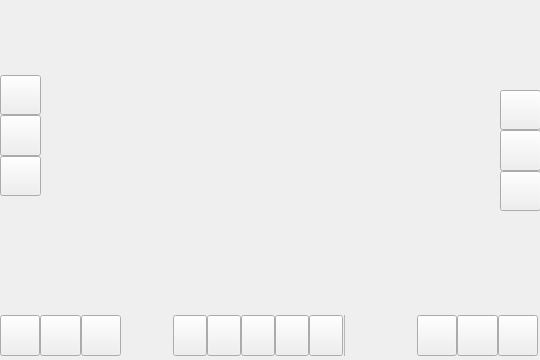
<?xml version="1.0" encoding="UTF-8"?>
<ui version="4.0">
 <class>pptHelperClass</class>
 <widget class="QMainWindow" name="pptHelperClass">
  <property name="windowModality">
   <enum>Qt::WindowModality::NonModal</enum>
  </property>
  <property name="enabled">
   <bool>true</bool>
  </property>
  <property name="geometry">
   <rect>
    <x>0</x>
    <y>0</y>
    <width>540</width>
    <height>360</height>
   </rect>
  </property>
  <property name="sizePolicy">
   <sizepolicy hsizetype="Expanding" vsizetype="Preferred">
    <horstretch>0</horstretch>
    <verstretch>0</verstretch>
   </sizepolicy>
  </property>
  <property name="mouseTracking">
   <bool>true</bool>
  </property>
  <property name="windowTitle">
   <string>pptHelper</string>
  </property>
  <property name="windowIcon">
   <iconset resource="pptHelper.qrc">
    <normaloff>:/pptHelper/pptHelper.ico</normaloff>:/pptHelper/pptHelper.ico</iconset>
  </property>
  <property name="styleSheet">
   <string notr="true">QMainWindow &gt; #toolBarBottom{
alignment: center;
}</string>
  </property>
  <property name="tabShape">
   <enum>QTabWidget::TabShape::Rounded</enum>
  </property>
  <widget class="QWidget" name="CentralWidget">
   <widget class="QWidget" name="TurnPageToolBarLeft" native="true">
    <property name="geometry">
     <rect>
      <x>0</x>
      <y>75</y>
      <width>41</width>
      <height>121</height>
     </rect>
    </property>
    <property name="styleSheet">
     <string notr="true">.QWidget{



}
QWidget &gt; QPushButton{
border: 1px solid grey;
background-color: rgba(244, 255, 220, 100);
border-radius: 7px;
}

QWidget &gt; QPushButton:focus{
outline : none;
}</string>
    </property>
    <layout class="QVBoxLayout" name="verticalLayout_2">
     <property name="spacing">
      <number>0</number>
     </property>
     <property name="leftMargin">
      <number>0</number>
     </property>
     <property name="topMargin">
      <number>0</number>
     </property>
     <property name="rightMargin">
      <number>0</number>
     </property>
     <property name="bottomMargin">
      <number>0</number>
     </property>
     <item>
      <widget class="QPushButton" name="PreviousOne_1">
       <property name="sizePolicy">
        <sizepolicy hsizetype="Expanding" vsizetype="Expanding">
         <horstretch>0</horstretch>
         <verstretch>0</verstretch>
        </sizepolicy>
       </property>
       <property name="text">
        <string/>
       </property>
       <property name="icon">
        <iconset resource="pptHelper.qrc">
         <normaloff>:/svg/svgs/arrow-up-outline.svg</normaloff>:/svg/svgs/arrow-up-outline.svg</iconset>
       </property>
       <property name="iconSize">
        <size>
         <width>24</width>
         <height>24</height>
        </size>
       </property>
      </widget>
     </item>
     <item>
      <widget class="QPushButton" name="SelectPage_1">
       <property name="sizePolicy">
        <sizepolicy hsizetype="Expanding" vsizetype="Expanding">
         <horstretch>0</horstretch>
         <verstretch>0</verstretch>
        </sizepolicy>
       </property>
       <property name="text">
        <string/>
       </property>
       <property name="icon">
        <iconset resource="pptHelper.qrc">
         <normaloff>:/svg/svgs/square-outline.svg</normaloff>:/svg/svgs/square-outline.svg</iconset>
       </property>
       <property name="iconSize">
        <size>
         <width>24</width>
         <height>24</height>
        </size>
       </property>
      </widget>
     </item>
     <item>
      <widget class="QPushButton" name="NextOne_1">
       <property name="sizePolicy">
        <sizepolicy hsizetype="Expanding" vsizetype="Expanding">
         <horstretch>0</horstretch>
         <verstretch>0</verstretch>
        </sizepolicy>
       </property>
       <property name="icon">
        <iconset resource="pptHelper.qrc">
         <normaloff>:/svg/svgs/arrow-down-outline.svg</normaloff>:/svg/svgs/arrow-down-outline.svg</iconset>
       </property>
       <property name="iconSize">
        <size>
         <width>24</width>
         <height>24</height>
        </size>
       </property>
      </widget>
     </item>
    </layout>
   </widget>
   <widget class="QWidget" name="TurnPageToolBarRight" native="true">
    <property name="geometry">
     <rect>
      <x>500</x>
      <y>90</y>
      <width>41</width>
      <height>121</height>
     </rect>
    </property>
    <property name="styleSheet">
     <string notr="true">.QWidget{



}
QWidget &gt; QPushButton{
border: 1px solid grey;
background-color: rgba(244, 255, 220, 100);
border-radius: 7px;
}
QWidget &gt; QPushButton:focus{
outline : none;
}</string>
    </property>
    <layout class="QVBoxLayout" name="verticalLayout">
     <property name="spacing">
      <number>0</number>
     </property>
     <property name="leftMargin">
      <number>0</number>
     </property>
     <property name="topMargin">
      <number>0</number>
     </property>
     <property name="rightMargin">
      <number>0</number>
     </property>
     <property name="bottomMargin">
      <number>0</number>
     </property>
     <item>
      <widget class="QPushButton" name="PreviousOne_2">
       <property name="sizePolicy">
        <sizepolicy hsizetype="Expanding" vsizetype="Expanding">
         <horstretch>0</horstretch>
         <verstretch>0</verstretch>
        </sizepolicy>
       </property>
       <property name="text">
        <string/>
       </property>
       <property name="icon">
        <iconset resource="pptHelper.qrc">
         <normaloff>:/svg/svgs/arrow-up-outline.svg</normaloff>:/svg/svgs/arrow-up-outline.svg</iconset>
       </property>
       <property name="iconSize">
        <size>
         <width>24</width>
         <height>24</height>
        </size>
       </property>
       <property name="checkable">
        <bool>false</bool>
       </property>
       <property name="flat">
        <bool>false</bool>
       </property>
      </widget>
     </item>
     <item>
      <widget class="QPushButton" name="SelectPage_2">
       <property name="sizePolicy">
        <sizepolicy hsizetype="Expanding" vsizetype="Expanding">
         <horstretch>0</horstretch>
         <verstretch>0</verstretch>
        </sizepolicy>
       </property>
       <property name="text">
        <string/>
       </property>
       <property name="icon">
        <iconset resource="pptHelper.qrc">
         <normaloff>:/svg/svgs/square-outline.svg</normaloff>:/svg/svgs/square-outline.svg</iconset>
       </property>
       <property name="iconSize">
        <size>
         <width>24</width>
         <height>24</height>
        </size>
       </property>
       <property name="checkable">
        <bool>false</bool>
       </property>
       <property name="flat">
        <bool>false</bool>
       </property>
      </widget>
     </item>
     <item>
      <widget class="QPushButton" name="NextOne_2">
       <property name="sizePolicy">
        <sizepolicy hsizetype="Expanding" vsizetype="Expanding">
         <horstretch>0</horstretch>
         <verstretch>0</verstretch>
        </sizepolicy>
       </property>
       <property name="icon">
        <iconset resource="pptHelper.qrc">
         <normaloff>:/svg/svgs/arrow-down-outline.svg</normaloff>:/svg/svgs/arrow-down-outline.svg</iconset>
       </property>
       <property name="iconSize">
        <size>
         <width>24</width>
         <height>24</height>
        </size>
       </property>
      </widget>
     </item>
    </layout>
   </widget>
   <widget class="QWidget" name="TurnPageToolBarLeftBottom" native="true">
    <property name="geometry">
     <rect>
      <x>0</x>
      <y>315</y>
      <width>121</width>
      <height>41</height>
     </rect>
    </property>
    <property name="styleSheet">
     <string notr="true">.QWidget{



}
QWidget &gt; QPushButton{
border: 1px solid grey;
background-color: rgba(244, 255, 220, 100);
border-radius: 7px;
}
QWidget &gt; QPushButton:focus{
outline : none;
}</string>
    </property>
    <layout class="QHBoxLayout" name="horizontalLayout_5">
     <property name="spacing">
      <number>0</number>
     </property>
     <property name="leftMargin">
      <number>0</number>
     </property>
     <property name="topMargin">
      <number>0</number>
     </property>
     <property name="rightMargin">
      <number>0</number>
     </property>
     <property name="bottomMargin">
      <number>0</number>
     </property>
     <item>
      <widget class="QPushButton" name="PreviousOne_3">
       <property name="sizePolicy">
        <sizepolicy hsizetype="Expanding" vsizetype="Expanding">
         <horstretch>0</horstretch>
         <verstretch>0</verstretch>
        </sizepolicy>
       </property>
       <property name="text">
        <string/>
       </property>
       <property name="icon">
        <iconset resource="pptHelper.qrc">
         <normaloff>:/svg/svgs/arrow-left-outline.svg</normaloff>:/svg/svgs/arrow-left-outline.svg</iconset>
       </property>
       <property name="iconSize">
        <size>
         <width>24</width>
         <height>24</height>
        </size>
       </property>
      </widget>
     </item>
     <item>
      <widget class="QPushButton" name="SelectPage_3">
       <property name="sizePolicy">
        <sizepolicy hsizetype="Expanding" vsizetype="Expanding">
         <horstretch>0</horstretch>
         <verstretch>0</verstretch>
        </sizepolicy>
       </property>
       <property name="text">
        <string/>
       </property>
       <property name="icon">
        <iconset resource="pptHelper.qrc">
         <normaloff>:/svg/svgs/square-outline.svg</normaloff>:/svg/svgs/square-outline.svg</iconset>
       </property>
       <property name="iconSize">
        <size>
         <width>24</width>
         <height>24</height>
        </size>
       </property>
      </widget>
     </item>
     <item>
      <widget class="QPushButton" name="NextOne_3">
       <property name="sizePolicy">
        <sizepolicy hsizetype="Expanding" vsizetype="Expanding">
         <horstretch>0</horstretch>
         <verstretch>0</verstretch>
        </sizepolicy>
       </property>
       <property name="icon">
        <iconset resource="pptHelper.qrc">
         <normaloff>:/svg/svgs/arrow-right-outline.svg</normaloff>:/svg/svgs/arrow-right-outline.svg</iconset>
       </property>
       <property name="iconSize">
        <size>
         <width>24</width>
         <height>24</height>
        </size>
       </property>
      </widget>
     </item>
    </layout>
   </widget>
   <widget class="toolBar" name="ToolBarBottom" native="true">
    <property name="geometry">
     <rect>
      <x>170</x>
      <y>315</y>
      <width>186</width>
      <height>41</height>
     </rect>
    </property>
    <property name="sizePolicy">
     <sizepolicy hsizetype="Preferred" vsizetype="Preferred">
      <horstretch>0</horstretch>
      <verstretch>0</verstretch>
     </sizepolicy>
    </property>
    <property name="mouseTracking">
     <bool>true</bool>
    </property>
    <property name="autoFillBackground">
     <bool>false</bool>
    </property>
    <property name="styleSheet">
     <string notr="true">.QWidget{
border: 1px solid grey;
border-radius: 7px;
background-color: rgba(244, 255, 220, 100);
}

QWidget &gt; QPushButton{
background-color:transparent;
border:none
}
QWidget &gt; QPushButton:focus{
outline : none;
}
QWidget &gt; QPushButton:pressed{
border:2px solid red;
border-radius: 7px;
background-color: rgba(226, 140, 255, 150)
}
</string>
    </property>
    <layout class="QHBoxLayout" name="horizontalLayout_3" stretch="2,2,2,2,2,0,1">
     <property name="spacing">
      <number>0</number>
     </property>
     <property name="sizeConstraint">
      <enum>QLayout::SizeConstraint::SetDefaultConstraint</enum>
     </property>
     <property name="leftMargin">
      <number>3</number>
     </property>
     <property name="topMargin">
      <number>0</number>
     </property>
     <property name="rightMargin">
      <number>3</number>
     </property>
     <property name="bottomMargin">
      <number>0</number>
     </property>
     <item>
      <widget class="QPushButton" name="pointer">
       <property name="sizePolicy">
        <sizepolicy hsizetype="Expanding" vsizetype="Expanding">
         <horstretch>0</horstretch>
         <verstretch>0</verstretch>
        </sizepolicy>
       </property>
       <property name="mouseTracking">
        <bool>false</bool>
       </property>
       <property name="icon">
        <iconset resource="pptHelper.qrc">
         <normaloff>:/svg/svgs/basil--cursor-outline.svg</normaloff>:/svg/svgs/basil--cursor-outline.svg</iconset>
       </property>
       <property name="iconSize">
        <size>
         <width>24</width>
         <height>24</height>
        </size>
       </property>
      </widget>
     </item>
     <item>
      <widget class="DoubleClickButton" name="pen">
       <property name="sizePolicy">
        <sizepolicy hsizetype="Expanding" vsizetype="Expanding">
         <horstretch>0</horstretch>
         <verstretch>0</verstretch>
        </sizepolicy>
       </property>
       <property name="mouseTracking">
        <bool>false</bool>
       </property>
       <property name="styleSheet">
        <string notr="true"/>
       </property>
       <property name="text">
        <string/>
       </property>
       <property name="icon">
        <iconset resource="pptHelper.qrc">
         <normaloff>:/svg/svgs/填充画笔.svg</normaloff>:/svg/svgs/填充画笔.svg</iconset>
       </property>
       <property name="iconSize">
        <size>
         <width>24</width>
         <height>24</height>
        </size>
       </property>
      </widget>
     </item>
     <item>
      <widget class="QPushButton" name="eraser">
       <property name="sizePolicy">
        <sizepolicy hsizetype="Expanding" vsizetype="Expanding">
         <horstretch>0</horstretch>
         <verstretch>0</verstretch>
        </sizepolicy>
       </property>
       <property name="mouseTracking">
        <bool>false</bool>
       </property>
       <property name="icon">
        <iconset resource="pptHelper.qrc">
         <normaloff>:/svg/svgs/solar--eraser-bold-duotone.svg</normaloff>:/svg/svgs/solar--eraser-bold-duotone.svg</iconset>
       </property>
       <property name="iconSize">
        <size>
         <width>24</width>
         <height>24</height>
        </size>
       </property>
      </widget>
     </item>
     <item>
      <widget class="QPushButton" name="bigger">
       <property name="sizePolicy">
        <sizepolicy hsizetype="Expanding" vsizetype="Expanding">
         <horstretch>0</horstretch>
         <verstretch>0</verstretch>
        </sizepolicy>
       </property>
       <property name="mouseTracking">
        <bool>false</bool>
       </property>
       <property name="icon">
        <iconset resource="pptHelper.qrc">
         <normaloff>:/svg/svgs/search.svg</normaloff>:/svg/svgs/search.svg</iconset>
       </property>
       <property name="iconSize">
        <size>
         <width>24</width>
         <height>24</height>
        </size>
       </property>
      </widget>
     </item>
     <item>
      <widget class="QPushButton" name="QuitSlideShowWindow">
       <property name="sizePolicy">
        <sizepolicy hsizetype="Expanding" vsizetype="Expanding">
         <horstretch>0</horstretch>
         <verstretch>0</verstretch>
        </sizepolicy>
       </property>
       <property name="mouseTracking">
        <bool>false</bool>
       </property>
       <property name="icon">
        <iconset resource="pptHelper.qrc">
         <normaloff>:/svg/svgs/close-outline.svg</normaloff>:/svg/svgs/close-outline.svg</iconset>
       </property>
       <property name="iconSize">
        <size>
         <width>24</width>
         <height>24</height>
        </size>
       </property>
      </widget>
     </item>
     <item>
      <widget class="Line" name="line">
       <property name="frameShadow">
        <enum>QFrame::Shadow::Raised</enum>
       </property>
       <property name="lineWidth">
        <number>0</number>
       </property>
       <property name="midLineWidth">
        <number>1</number>
       </property>
       <property name="orientation">
        <enum>Qt::Orientation::Vertical</enum>
       </property>
      </widget>
     </item>
     <item>
      <widget class="LabelButton" name="fold">
       <property name="enabled">
        <bool>true</bool>
       </property>
       <property name="sizePolicy">
        <sizepolicy hsizetype="Minimum" vsizetype="Expanding">
         <horstretch>0</horstretch>
         <verstretch>0</verstretch>
        </sizepolicy>
       </property>
       <property name="cursor">
        <cursorShape>SizeAllCursor</cursorShape>
       </property>
       <property name="mouseTracking">
        <bool>false</bool>
       </property>
       <property name="toolTip">
        <string>折叠功能区(按住可移动)</string>
       </property>
       <property name="lineWidth">
        <number>1</number>
       </property>
       <property name="midLineWidth">
        <number>0</number>
       </property>
       <property name="text">
        <string/>
       </property>
       <property name="textFormat">
        <enum>Qt::TextFormat::AutoText</enum>
       </property>
       <property name="scaledContents">
        <bool>false</bool>
       </property>
       <property name="alignment">
        <set>Qt::AlignmentFlag::AlignCenter</set>
       </property>
       <property name="wordWrap">
        <bool>false</bool>
       </property>
       <property name="indent">
        <number>-1</number>
       </property>
      </widget>
     </item>
    </layout>
   </widget>
   <widget class="QWidget" name="TurnPageToolBarRightBottom" native="true">
    <property name="geometry">
     <rect>
      <x>417</x>
      <y>315</y>
      <width>121</width>
      <height>41</height>
     </rect>
    </property>
    <property name="styleSheet">
     <string notr="true">.QWidget{



}
QWidget &gt; QPushButton{
border: 1px solid grey;
background-color: rgba(244, 255, 220, 100);
border-radius: 7px;
}
QWidget &gt; QPushButton:focus{
outline : none;
}</string>
    </property>
    <layout class="QHBoxLayout" name="horizontalLayout_4">
     <property name="spacing">
      <number>0</number>
     </property>
     <property name="leftMargin">
      <number>0</number>
     </property>
     <property name="topMargin">
      <number>0</number>
     </property>
     <property name="rightMargin">
      <number>0</number>
     </property>
     <property name="bottomMargin">
      <number>0</number>
     </property>
     <item>
      <widget class="QPushButton" name="PreviousOne_4">
       <property name="sizePolicy">
        <sizepolicy hsizetype="Expanding" vsizetype="Expanding">
         <horstretch>0</horstretch>
         <verstretch>0</verstretch>
        </sizepolicy>
       </property>
       <property name="text">
        <string/>
       </property>
       <property name="icon">
        <iconset resource="pptHelper.qrc">
         <normaloff>:/svg/svgs/arrow-left-outline.svg</normaloff>:/svg/svgs/arrow-left-outline.svg</iconset>
       </property>
       <property name="iconSize">
        <size>
         <width>24</width>
         <height>24</height>
        </size>
       </property>
      </widget>
     </item>
     <item>
      <widget class="QPushButton" name="SelectPage_4">
       <property name="sizePolicy">
        <sizepolicy hsizetype="Expanding" vsizetype="Expanding">
         <horstretch>0</horstretch>
         <verstretch>0</verstretch>
        </sizepolicy>
       </property>
       <property name="text">
        <string/>
       </property>
       <property name="icon">
        <iconset resource="pptHelper.qrc">
         <normaloff>:/svg/svgs/square-outline.svg</normaloff>:/svg/svgs/square-outline.svg</iconset>
       </property>
       <property name="iconSize">
        <size>
         <width>24</width>
         <height>24</height>
        </size>
       </property>
      </widget>
     </item>
     <item>
      <widget class="QPushButton" name="NextOne_4">
       <property name="sizePolicy">
        <sizepolicy hsizetype="Expanding" vsizetype="Expanding">
         <horstretch>0</horstretch>
         <verstretch>0</verstretch>
        </sizepolicy>
       </property>
       <property name="icon">
        <iconset resource="pptHelper.qrc">
         <normaloff>:/svg/svgs/arrow-right-outline.svg</normaloff>:/svg/svgs/arrow-right-outline.svg</iconset>
       </property>
       <property name="iconSize">
        <size>
         <width>24</width>
         <height>24</height>
        </size>
       </property>
      </widget>
     </item>
    </layout>
   </widget>
  </widget>
 </widget>
 <layoutdefault spacing="6" margin="11"/>
 <customwidgets>
  <customwidget>
   <class>DoubleClickButton</class>
   <extends>QPushButton</extends>
   <header>doubleclickbutton.h</header>
  </customwidget>
  <customwidget>
   <class>toolBar</class>
   <extends>QWidget</extends>
   <header>toolbar.h</header>
   <container>1</container>
  </customwidget>
  <customwidget>
   <class>LabelButton</class>
   <extends>QLabel</extends>
   <header>labelbutton.h</header>
   <slots>
    <signal>clicked()</signal>
   </slots>
  </customwidget>
 </customwidgets>
 <resources>
  <include location="pptHelper.qrc"/>
 </resources>
 <connections>
  <connection>
   <sender>PreviousOne_1</sender>
   <signal>clicked()</signal>
   <receiver>pptHelperClass</receiver>
   <slot>previousPage1()</slot>
   <hints>
    <hint type="sourcelabel">
     <x>16</x>
     <y>94</y>
    </hint>
    <hint type="destinationlabel">
     <x>70</x>
     <y>131</y>
    </hint>
   </hints>
  </connection>
  <connection>
   <sender>NextOne_1</sender>
   <signal>clicked()</signal>
   <receiver>pptHelperClass</receiver>
   <slot>nextPage1()</slot>
   <hints>
    <hint type="sourcelabel">
     <x>13</x>
     <y>175</y>
    </hint>
    <hint type="destinationlabel">
     <x>109</x>
     <y>176</y>
    </hint>
   </hints>
  </connection>
  <connection>
   <sender>PreviousOne_2</sender>
   <signal>clicked()</signal>
   <receiver>pptHelperClass</receiver>
   <slot>previousPage1()</slot>
   <hints>
    <hint type="sourcelabel">
     <x>531</x>
     <y>108</y>
    </hint>
    <hint type="destinationlabel">
     <x>412</x>
     <y>117</y>
    </hint>
   </hints>
  </connection>
  <connection>
   <sender>NextOne_2</sender>
   <signal>clicked()</signal>
   <receiver>pptHelperClass</receiver>
   <slot>nextPage1()</slot>
   <hints>
    <hint type="sourcelabel">
     <x>521</x>
     <y>182</y>
    </hint>
    <hint type="destinationlabel">
     <x>388</x>
     <y>176</y>
    </hint>
   </hints>
  </connection>
  <connection>
   <sender>PreviousOne_3</sender>
   <signal>clicked()</signal>
   <receiver>pptHelperClass</receiver>
   <slot>previousPage1()</slot>
   <hints>
    <hint type="sourcelabel">
     <x>22</x>
     <y>340</y>
    </hint>
    <hint type="destinationlabel">
     <x>25</x>
     <y>226</y>
    </hint>
   </hints>
  </connection>
  <connection>
   <sender>NextOne_3</sender>
   <signal>clicked()</signal>
   <receiver>pptHelperClass</receiver>
   <slot>nextPage1()</slot>
   <hints>
    <hint type="sourcelabel">
     <x>96</x>
     <y>336</y>
    </hint>
    <hint type="destinationlabel">
     <x>68</x>
     <y>273</y>
    </hint>
   </hints>
  </connection>
  <connection>
   <sender>PreviousOne_4</sender>
   <signal>clicked()</signal>
   <receiver>pptHelperClass</receiver>
   <slot>previousPage1()</slot>
   <hints>
    <hint type="sourcelabel">
     <x>432</x>
     <y>323</y>
    </hint>
    <hint type="destinationlabel">
     <x>393</x>
     <y>263</y>
    </hint>
   </hints>
  </connection>
  <connection>
   <sender>NextOne_4</sender>
   <signal>clicked()</signal>
   <receiver>pptHelperClass</receiver>
   <slot>nextPage1()</slot>
   <hints>
    <hint type="sourcelabel">
     <x>506</x>
     <y>334</y>
    </hint>
    <hint type="destinationlabel">
     <x>396</x>
     <y>215</y>
    </hint>
   </hints>
  </connection>
  <connection>
   <sender>QuitSlideShowWindow</sender>
   <signal>clicked()</signal>
   <receiver>pptHelperClass</receiver>
   <slot>quitSlideShowWindow1()</slot>
   <hints>
    <hint type="sourcelabel">
     <x>325</x>
     <y>332</y>
    </hint>
    <hint type="destinationlabel">
     <x>403</x>
     <y>298</y>
    </hint>
   </hints>
  </connection>
  <connection>
   <sender>bigger</sender>
   <signal>clicked()</signal>
   <receiver>pptHelperClass</receiver>
   <slot>setMagnifier()</slot>
   <hints>
    <hint type="sourcelabel">
     <x>295</x>
     <y>334</y>
    </hint>
    <hint type="destinationlabel">
     <x>350</x>
     <y>73</y>
    </hint>
   </hints>
  </connection>
  <connection>
   <sender>eraser</sender>
   <signal>clicked()</signal>
   <receiver>pptHelperClass</receiver>
   <slot>setEraser1()</slot>
   <hints>
    <hint type="sourcelabel">
     <x>264</x>
     <y>334</y>
    </hint>
    <hint type="destinationlabel">
     <x>305</x>
     <y>33</y>
    </hint>
   </hints>
  </connection>
  <connection>
   <sender>pen</sender>
   <signal>clicked()</signal>
   <receiver>pptHelperClass</receiver>
   <slot>setPen1()</slot>
   <hints>
    <hint type="sourcelabel">
     <x>230</x>
     <y>334</y>
    </hint>
    <hint type="destinationlabel">
     <x>201</x>
     <y>29</y>
    </hint>
   </hints>
  </connection>
  <connection>
   <sender>pointer</sender>
   <signal>clicked()</signal>
   <receiver>pptHelperClass</receiver>
   <slot>setPointer1()</slot>
   <hints>
    <hint type="sourcelabel">
     <x>193</x>
     <y>338</y>
    </hint>
    <hint type="destinationlabel">
     <x>133</x>
     <y>76</y>
    </hint>
   </hints>
  </connection>
  <connection>
   <sender>SelectPage_3</sender>
   <signal>clicked()</signal>
   <receiver>pptHelperClass</receiver>
   <slot>setNavigation1()</slot>
   <hints>
    <hint type="sourcelabel">
     <x>60</x>
     <y>332</y>
    </hint>
    <hint type="destinationlabel">
     <x>127</x>
     <y>252</y>
    </hint>
   </hints>
  </connection>
  <connection>
   <sender>SelectPage_1</sender>
   <signal>clicked()</signal>
   <receiver>pptHelperClass</receiver>
   <slot>setNavigation1()</slot>
   <hints>
    <hint type="sourcelabel">
     <x>21</x>
     <y>134</y>
    </hint>
    <hint type="destinationlabel">
     <x>135</x>
     <y>103</y>
    </hint>
   </hints>
  </connection>
  <connection>
   <sender>SelectPage_2</sender>
   <signal>clicked()</signal>
   <receiver>pptHelperClass</receiver>
   <slot>setNavigation1()</slot>
   <hints>
    <hint type="sourcelabel">
     <x>515</x>
     <y>154</y>
    </hint>
    <hint type="destinationlabel">
     <x>479</x>
     <y>141</y>
    </hint>
   </hints>
  </connection>
  <connection>
   <sender>SelectPage_4</sender>
   <signal>clicked()</signal>
   <receiver>pptHelperClass</receiver>
   <slot>setNavigation1()</slot>
   <hints>
    <hint type="sourcelabel">
     <x>468</x>
     <y>327</y>
    </hint>
    <hint type="destinationlabel">
     <x>466</x>
     <y>287</y>
    </hint>
   </hints>
  </connection>
  <connection>
   <sender>fold</sender>
   <signal>clicked()</signal>
   <receiver>pptHelperClass</receiver>
   <slot>foldMenu()</slot>
   <hints>
    <hint type="sourcelabel">
     <x>346</x>
     <y>335</y>
    </hint>
    <hint type="destinationlabel">
     <x>377</x>
     <y>322</y>
    </hint>
   </hints>
  </connection>
 </connections>
 <slots>
  <slot>nextPage1()</slot>
  <slot>setPen1()</slot>
  <slot>setEraser1()</slot>
  <slot>quitSlideShowWindow1()</slot>
  <slot>setMagnifier()</slot>
  <slot>setPointer1()</slot>
  <slot>previousPage1()</slot>
  <slot>setNavigation1()</slot>
  <slot>foldMenu()</slot>
 </slots>
</ui>
